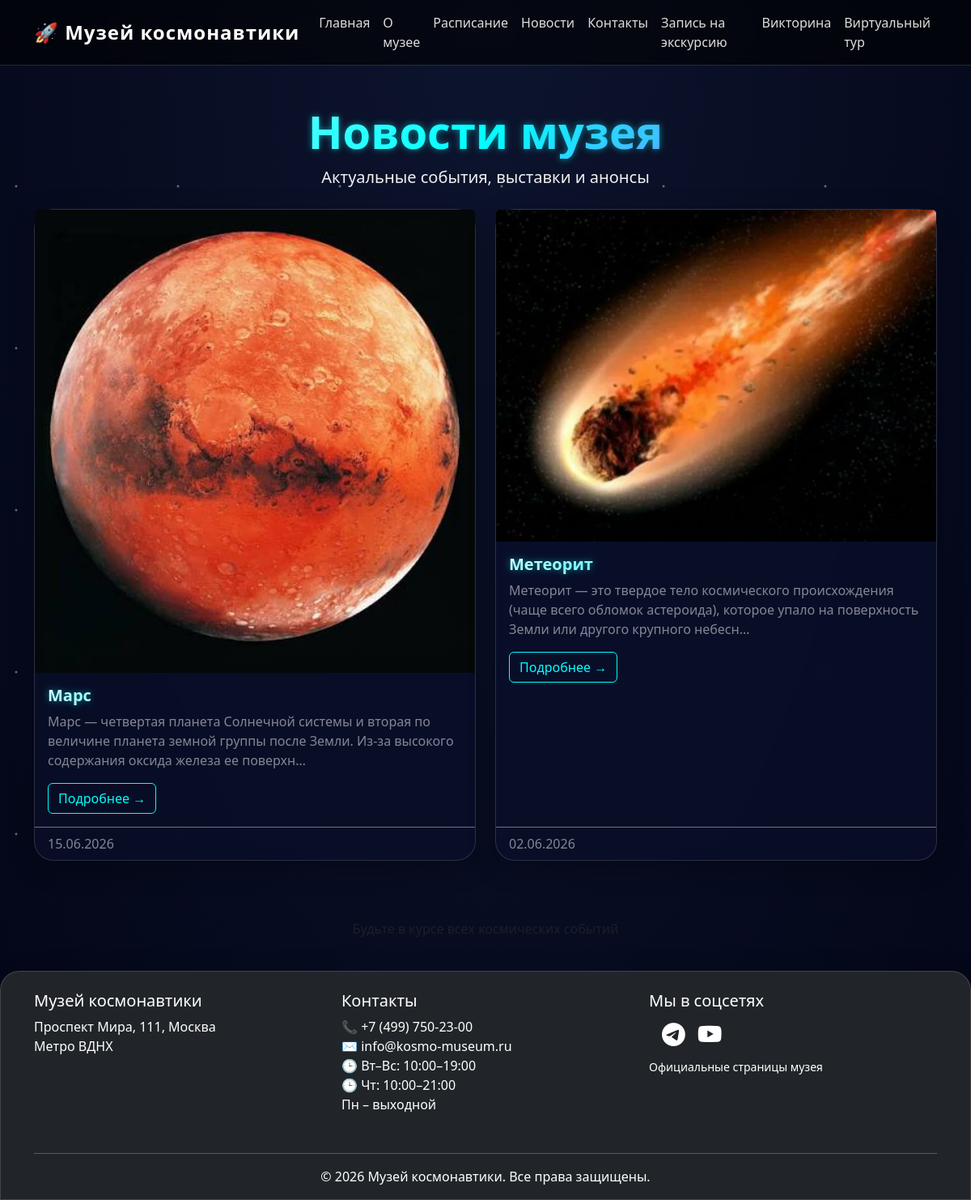
Page /news/ on the committed database.
### museum_app/models.py (models this page shows, shortened)
class News(models.Model):
    title = models.CharField(max_length=200, verbose_name='Заголовок')
    slug = models.SlugField(unique=True, verbose_name='Ссылка')
    preview_image = models.ImageField(upload_to='news_previews/', blank=True, null=True, verbose_name='Превью-картинка')
    short_text = models.TextField(max_length=300, verbose_name='Краткий текст')
    full_text = models.TextField(verbose_name='Полный текст')
    date_published = models.DateTimeField(default=timezone.now, verbose_name='Дата публикации')
    is_published = models.BooleanField(default=True, verbose_name='Опубликовано')
    class Meta:
        ordering = ['-date_published']
        verbose_name = 'Новость'
        verbose_name_plural = 'Новости'

### museum_app/views.py (the view)
# urls.py: path('news/', views.news_list, name='news_list'),
def news_list(request):
    news = News.objects.filter(is_published=True)
    paginator = Paginator(news, 5)
    page_number = request.GET.get('page')
    page_obj = paginator.get_page(page_number)
    return render(request, 'museum_app/news_list.html', {'page_obj': page_obj})

### museum_app/templates/museum_app/news_list.html (shortened to what this page needs)
{% extends 'museum_app/base.html' %}
{% load static %}
{% block content %}
<div class="text-center my-4">
    <h1 class="gradient-text display-4 fw-bold">Новости музея</h1>
    <p class="lead">Актуальные события, выставки и анонсы</p>
</div>
<div class="row">
    {% for news in page_obj %}
    <div class="col-md-6 mb-4">
        <div class="card h-100 tilt-card">
            {% if news.preview_image %}
                <img src="{{ news.preview_image.url }}" class="card-img-top" alt="{{ news.title }}">
            {% else %}
                <img src="https://placehold.co/600x400/1a2a3a/white?text=Новость" class="card-img-top" alt="Превью">
            {% endif %}
            <div class="card-body">
                <h5 class="card-title gradient-text">{{ news.title }}</h5>
                <p class="card-text text-white-50">{{ news.short_text|truncatechars:150 }}</p>
                <a href="{% url 'museum_app:news_detail' news.slug %}" class="btn btn-outline-primary">Подробнее →</a>
            </div>
            <div class="card-footer text-white-50 bg-transparent border-secondary">
                {{ news.date_published|date:"d.m.Y" }}
            </div>
        </div>
    </div>
    {% empty %}
    <div class="col-12 text-center">
        <p class="text-white-50">Новостей пока нет. Зайдите в админку и добавьте первую новость.</p>
    </div>
    {% endfor %}
</div>
<div class="text-center mt-5">
    <p class="text-muted">Будьте в курсе всех космических событий</p>
</div>
{% endblock %}

### museum_app/static/museum_app/css/style.css (style rules this page uses)
:root { --bg-dark: #0a0f2a; --bg-darker: #050814; --accent: #ff7700; --accent-glow: #ffaa33; --neon-cyan: #0ff; --neon-magenta: #f0f; --text-light: #f0f0f0; --glass-bg: rgba(10, 15, 42, 0.75); --glass-border: rgba(255, 255, 255, 0.15); }
body { background: radial-gradient(ellipse at top, #0d142e, #030617); color: var(--text-light); font-family: 'Segoe UI', 'Montserrat', system-ui, sans-serif; position: relative; overflow-x: hidden; margin: 0; padding: 0; min-height: 100vh; display: flex; flex-direction: column; }
h1, h2, h3, .gradient-text { background: linear-gradient(135deg, #fff, var(--neon-cyan), var(--neon-magenta)); -webkit-background-clip: text; background-clip: text; color: transparent; text-shadow: 0 0 8px rgba(0,255,255,0.5); font-weight: 700; }
.card, .modal-content, .glass-panel, footer { background: var(--glass-bg) !important; backdrop-filter: blur(12px); border: 1px solid var(--glass-border); border-radius: 24px; box-shadow: 0 8px 32px rgba(0,0,0,0.3); transition: all 0.3s; }
.tilt-card { transition: transform 0.2s, box-shadow 0.2s; }
.btn-outline-primary { border-color: var(--neon-cyan); color: var(--neon-cyan); }

### rows in the picture
News: preview_image (picture), short_text "Марс — четвертая планета Солнечной системы и вторая по величине планета земной группы после Земли. Из-за высокого содержания оксида железа ее поверхн…", date_published "15.06.2026"
News: preview_image (picture), short_text "Метеорит — это твердое тело космического происхождения (чаще всего обломок астероида), которое упало на поверхность Земли или другого крупного небесн…", date_published "02.06.2026"
